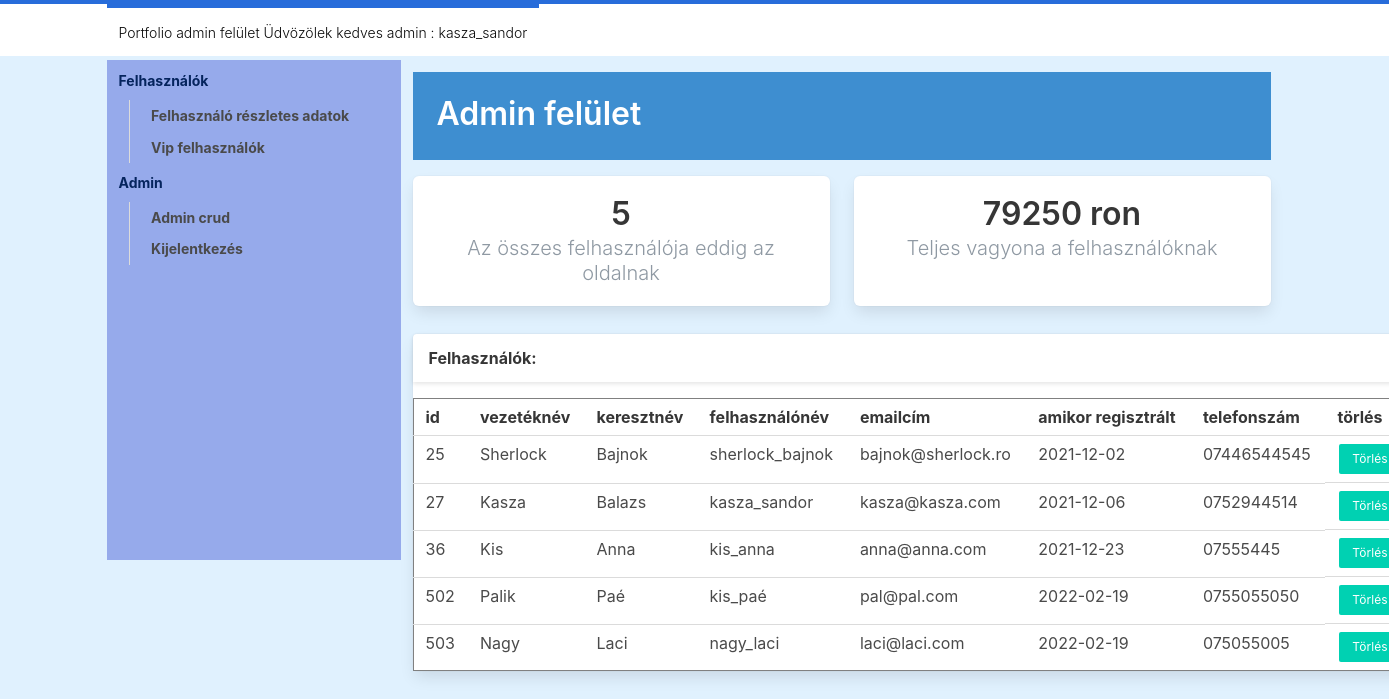
/b_admin/adminfoldal/admin.php (signed in), run on an earlier commit of the app's database.
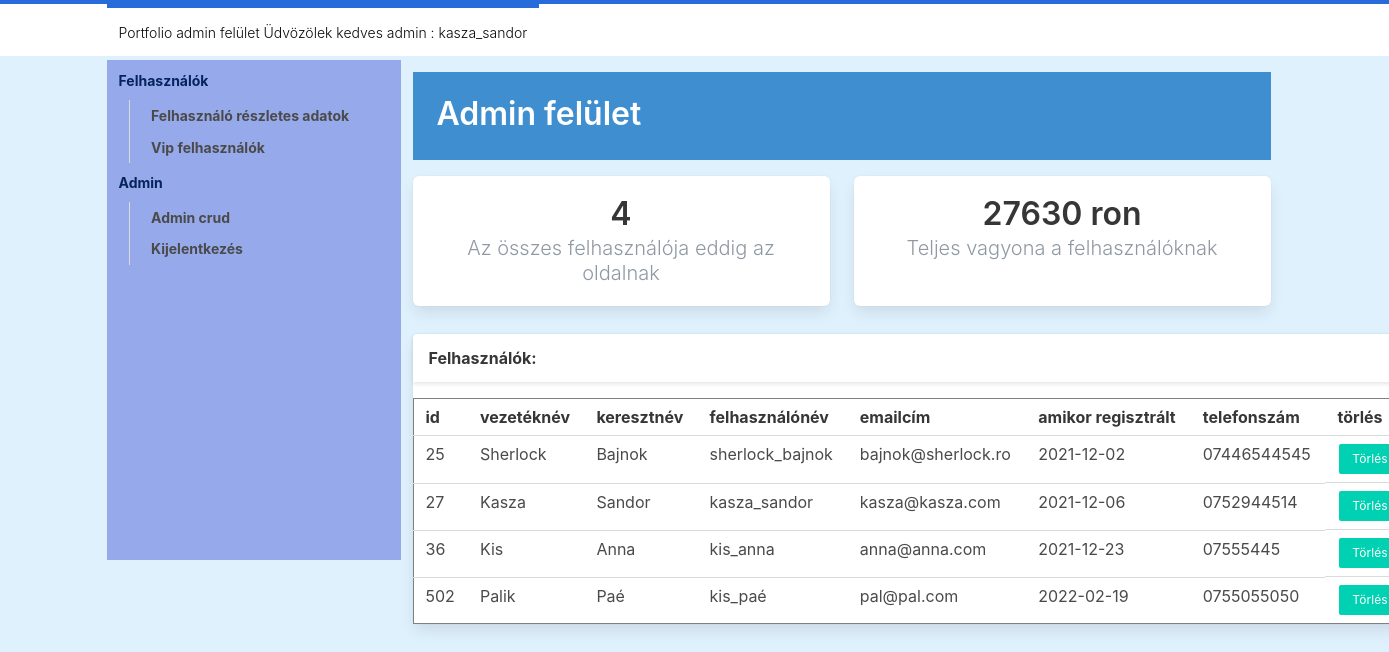
And on a later commit of the database.
### tables this page shows
CREATE TABLE `users` (
  `id` int(11) NOT NULL,
  `firs_name` varchar(25) NOT NULL,
  `last_name` varchar(25) NOT NULL,
  `username` varchar(50) NOT NULL,
  `email` varchar(100) NOT NULL,
  `password` varchar(255) NOT NULL,
  `signup_date` date NOT NULL,
  `profile_pic` varchar(255) NOT NULL,
  `phone_number` varchar(15) NOT NULL
);

### b_admin/adminfoldal/admin.php (the view, shortened to what this page needs)
<?php
require_once "../connect.php";
?>
<html>
<head>
    <link rel="stylesheet" type="text/css" href="admin.css">
    <link rel="stylesheet" href="/css/bulma.min.css">
</head>
<body>
<nav class="navbar is-white">
    <div class="container">
        <div class="navbar-brand">
            <a class="navbar-item brand-text">
                Portfolio admin felület <?php
                if ($_SESSION['username'] == 'ksandor') {
                    echo "<div style='color: #FF416C'>";
                    echo "   Az egyetlen superadmin " . $_SESSION['username'];
                    echo "</div>";
                } else {
                    echo "   Üdvözölek kedves admin :  " . $_SESSION['username'];
                }
                ?>
            </a>
        </div>
    </div>
</nav>
<div class="container">
    <div class="columns">
        <div class="column is-3 " id="cl3">
            <aside class="menu is-hidden-mobile">
                <ul class="menu-list">
                    <li>
                        <p>Felhasználók</p>
                        <ul>
                            <li><a href="admin.php">Felhasználó részletes adatok</a></li>
                            <li><a>Vip felhasználók</a></li>
                        </ul>
                    </li>
                    <li>
                        <p>Admin</p>
                        <ul>
                            <li><a href="crudadmin/beszurasadmin.php">Admin crud</a></li>
                            <li><a href="../adminfoldal/destroyadmin.php">Kijelentkezés</a></li>
                        </ul>
                    </li>
                </ul>
            </aside>
        </div>
        <div class="column is-9" id="9clc">
            <section class="hero is-info welcome is-small">
                <div class="hero-body">
                    <div class="container">
                        <h1 class="title">
                            Admin felület
                        </h1>
                    </div>
                </div>
            </section>
            <section class="info-tiles">
                <div class="tile is-ancestor has-text-centered">
                    <div class="tile is-parent">
                        <article class="tile is-child box">
                            <p class="title">
                                <?php
                                $sql = "SELECT count(username) as total from users";
                                $result = mysqli_query($con, $sql);
                                $data = mysqli_fetch_assoc($result);
                                echo $data['total'];
                                ?>
                            </p>
                            <p class="subtitle">Az összes felhasználója eddig az oldalnak</p>
                        </article>
                    </div>
                    <div class="tile is-parent">
                        <article class="tile is-child box">
                            <p class="title">
                                <?php
                                $sql = "SELECT (SELECT SUM(salary) FROM workplace) + (SELECT SUM(totalhprice) FROM house) -  (SELECT SUM(broker+tax+hrenovation) FROM expense)AS sum;";
                                $result = mysqli_query($con, $sql);
                                $data = mysqli_fetch_assoc($result);
                                echo $data['sum'];
                                ?>
                                ron
                            </p>
                            <p class="subtitle">Teljes vagyona a felhasználóknak</p>
                        </article>
                    </div>
                </div>
            </section>
            <div class="columns">
                <div class="column is-6" id="userlista">
                    <div class="card events-card">
                        <header class="card-header">
                            <p class="card-header-title">
                                Felhasználók:
                            </p>
                            <a href="#" class="card-header-icon" aria-label="more options">
                  <span class="icon">
                  </span>
                            </a>
                        </header>
                        <div class="card-table">
                            <div class="content">
                                <table class="table is-fullwidth is-striped">
                                    <tbody>
                                    <?php
                                    $sql = "SELECT * FROM users";
                                    $result = $con->query($sql);
                                    if ($result->num_rows > 0) {
                                        echo "<table border=1>";
                                        echo "<tr>";
                                        echo "<th> id </th>";
                                        echo "<th> vezetéknév </th>";
                                        echo "<th> keresztnév </th>";
                                        echo "<th> felhasználónév </th>";
                                        echo "<th> emailcím </th>";
                                        echo "<th> amikor regisztrált </th>";
                                        echo "<th> telefonszám </th>";
                                        echo "<th> törlés </th>";
                                        echo "</tr>";
                                        while ($row = $result->fetch_assoc()) {
                                            echo "<tr>";
                                            echo "<td>" . $row["id"] . "</td>";
                                            echo "<td>" . $row["firs_name"] . "</td>";
                                            echo "<td>" . $row["last_name"] . "</td>";
                                            echo "<td>" . $row["username"] . "</td>";
                                            echo "<td>" . $row["email"] . "</td>";
                                            echo "<td>" . $row["signup_date"] . "</td>";
                                            echo "<td>" . $row["phone_number"] . "</td>";
                                            echo "<td class='level-right' ><a class='button is-small is-primary' href=\"admin.php?id=" . $row["id"] . "\">Törlés</a></td>";
                                            echo "</tr>";
                                        }
                                        echo "</table>";
                                    } else {
                                        echo "0 results";
                                    }
                                    ?>
                                    </tbody>
                                </table>
                            </div>
                        </div>
                    </div>
                </div>
            </div>
        </div>
    </div>
</div>
</body>
</html>

### b_admin/adminfoldal/admin.css (style rules this page uses)
html, body { font-family: -apple-system, BlinkMacSystemFont, "Segoe UI", Roboto, Oxygen-Sans, Ubuntu, Cantarell, "Helvetica Neue", sans-serif; font-size: 16px; line-height: 1.5; background: rgba(150, 206, 250, 0.29); }
nav.navbar { border-top: 4px solid #276cda; margin-bottom: 1rem; }
.navbar-item.brand-text { font-weight: 300; border-top: 4px solid #276cda; }
.navbar-item, .navbar-link { font-size: 14px; font-weight: 700; }
#cl3 { background-color: rgba(48, 73, 208, 0.42); height: 500px; }
#userlista { width: 1025px; }
.menu-list { color: #05245d; font-size: 14px; font-weight: 700; }
.menu-list a { color: #0F1D38; font-size: 14px; font-weight: 700; }
.card { box-shadow: 0px 2px 4px rgba(0, 0, 0, 0.18); margin-bottom: 2rem; }
.card-header-title { color: #8F99A3; font-weight: 400; }
.info-tiles { margin: 1rem 0; }
.info-tiles .subtitle { font-weight: 300; color: #8F99A3; }
.hero.welcome .title, .hero.welcome .subtitle { color: hsl(120, 25%, 13%); }

What changed in the data, as far as the page shows it:
removed users: id "503", firs_name "Nagy", last_name "Laci", username "nagy_laci", email "laci@laci.com", signup_date "2022-02-19", phone_number "075055005"
changed users "Kasza": last_name "Balazs" → "Sandor"
Also different on the page:
$data['total']: "5" → "4"
$data['sum']: "79250" → "27630"
